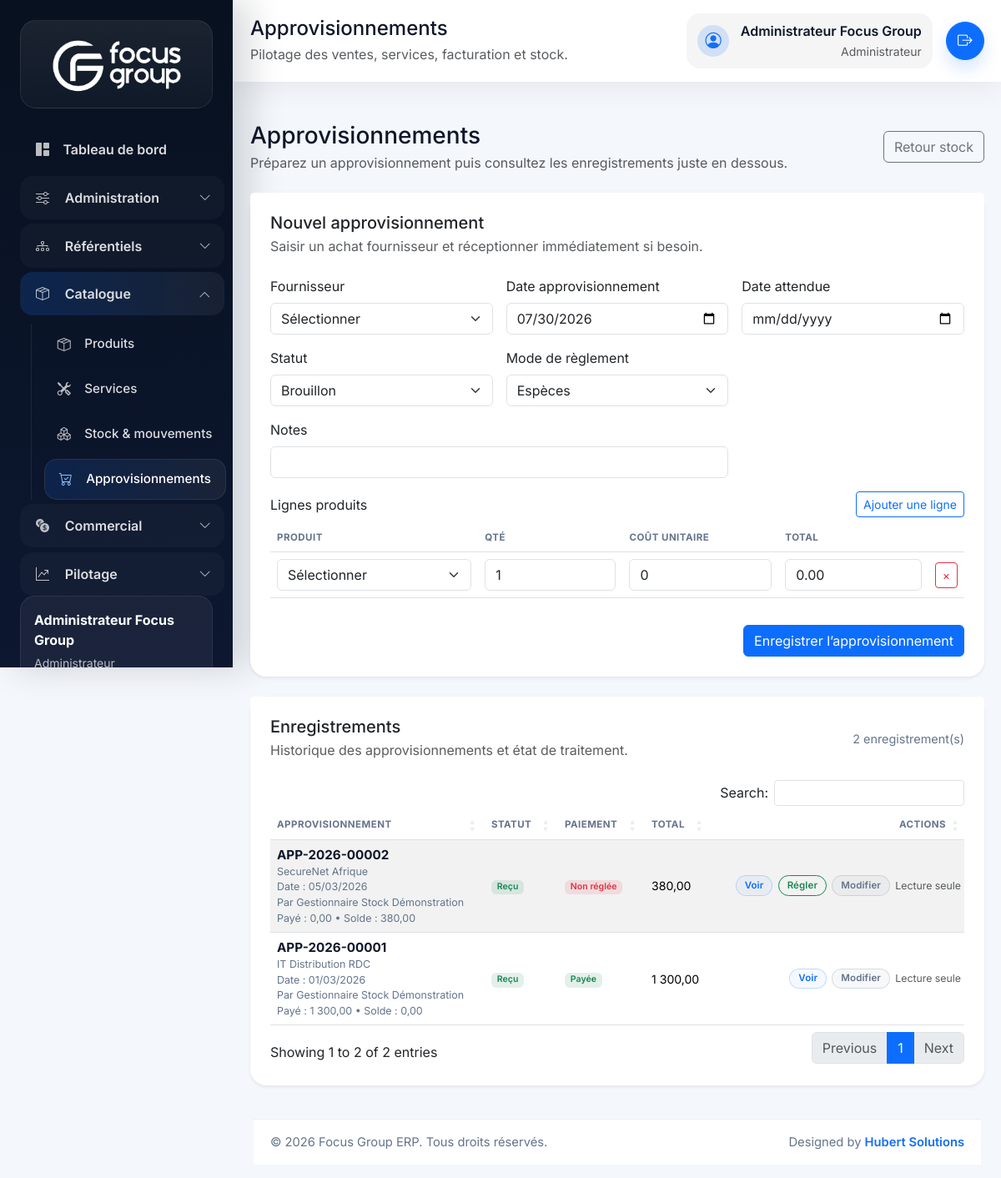
Page /index.php/procurements (signed in) on the committed database.
### tables this page shows
CREATE TABLE procurements (
    id BIGINT UNSIGNED AUTO_INCREMENT PRIMARY KEY,
    supplier_id BIGINT UNSIGNED NOT NULL,
    user_id BIGINT UNSIGNED NOT NULL,
    procurement_number VARCHAR(30) NOT NULL UNIQUE,
    procurement_date DATE NOT NULL,
    expected_date DATE NULL,
    received_date DATE NULL,
    status ENUM('draft', 'ordered', 'received', 'cancelled') NOT NULL DEFAULT 'draft',
    payment_method ENUM('cash', 'mobile_money', 'bank_transfer', 'card', 'cheque', 'other', 'credit') NOT NULL DEFAULT 'cash',
    payment_status ENUM('unpaid', 'partial_paid', 'paid') NOT NULL DEFAULT 'paid',
    amount_paid DECIMAL(18,2) NOT NULL DEFAULT 0,
    balance_due DECIMAL(18,2) NOT NULL DEFAULT 0,
    settled_at DATETIME NULL,
    subtotal DECIMAL(18,2) NOT NULL DEFAULT 0,
    discount_amount DECIMAL(18,2) NOT NULL DEFAULT 0,
    tax_amount DECIMAL(18,2) NOT NULL DEFAULT 0,
    grand_total DECIMAL(18,2) NOT NULL DEFAULT 0,
    notes TEXT NULL,
    deleted_at DATETIME NULL,
    created_at DATETIME NOT NULL DEFAULT CURRENT_TIMESTAMP,
    updated_at DATETIME NOT NULL DEFAULT CURRENT_TIMESTAMP ON UPDATE CURRENT_TIMESTAMP,
    CONSTRAINT fk_procurements_supplier FOREIGN KEY (supplier_id) REFERENCES suppliers(id),
    CONSTRAINT fk_procurements_user FOREIGN KEY (user_id) REFERENCES users(id)
);

CREATE TABLE suppliers (
    id BIGINT UNSIGNED AUTO_INCREMENT PRIMARY KEY,
    supplier_code VARCHAR(30) NOT NULL UNIQUE,
    company_name VARCHAR(150) NOT NULL,
    contact_name VARCHAR(150) NULL,
    phone VARCHAR(30) NULL,
    email VARCHAR(150) NULL,
    address TEXT NULL,
    city VARCHAR(100) NULL,
    notes TEXT NULL,
    is_active TINYINT(1) NOT NULL DEFAULT 1,
    deleted_at DATETIME NULL,
    created_at DATETIME NOT NULL DEFAULT CURRENT_TIMESTAMP,
    updated_at DATETIME NOT NULL DEFAULT CURRENT_TIMESTAMP ON UPDATE CURRENT_TIMESTAMP
);

CREATE TABLE users (
    id BIGINT UNSIGNED AUTO_INCREMENT PRIMARY KEY,
    role_id BIGINT UNSIGNED NOT NULL,
    shop_id BIGINT UNSIGNED NULL,
    full_name VARCHAR(150) NOT NULL,
    email VARCHAR(150) NOT NULL UNIQUE,
    phone VARCHAR(30) NULL,
    password VARCHAR(255) NOT NULL,
    avatar VARCHAR(255) NULL,
    is_active TINYINT(1) NOT NULL DEFAULT 1,
    last_login_at DATETIME NULL,
    deleted_at DATETIME NULL,
    created_at DATETIME NOT NULL DEFAULT CURRENT_TIMESTAMP,
    updated_at DATETIME NOT NULL DEFAULT CURRENT_TIMESTAMP ON UPDATE CURRENT_TIMESTAMP,
    CONSTRAINT fk_users_role FOREIGN KEY (role_id) REFERENCES roles(id),
    CONSTRAINT fk_users_shop FOREIGN KEY (shop_id) REFERENCES shops(id)
);

### app/Core/Controller.php (called while the page is built, shortened)
<?php
class Controller
{
    public function render(string $view, array $data = [], string $layout = 'app'): void
    {
        extract($data, EXTR_SKIP);
        $viewFile = view_path($view);
        require $viewFile;
    }
}

### app/Controllers/ProcurementController.php (called while the page is built, shortened)
<?php
final class ProcurementController extends Controller
{
    public function index(): void
    {
        $this->renderForm(null);
    }
    private function renderForm(?array $procurement): void
    {
        $procurementModel = new Procurement();
        $this->render('procurements.form', [
            'pageTitle' => $procurement ? 'Modifier un approvisionnement' : 'Approvisionnements',
            'procurement' => $procurement,
            'procurementItems' => $procurement ? $procurementModel->items((int) $procurement['id']) : [],
            'procurements' => $procurementModel->all(),
            'suppliers' => (new Supplier())->options(),
            'products' => (new Product())->options(),
            'formAction' => url($procurement ? '/procurements/update' : '/procurements/store'),
        ]);
    }
}

### app/Core/Router.php (called while the page is built, shortened)
<?php
final class Router
{
    private array $routes = [];
    private function addRoute(string $method, string $uri, array $action, array $middleware = []): void
    {
        $this->routes[$method][$this->normalizePath($uri)] = [
            'action' => $action,
            'middleware' => $middleware,
        ];
    }
    public function dispatch(string $method, string $uri): void
    {
        $path = $this->normalizeRequestUri($uri);
        $route = $this->routes[$method][$path] ?? null;
        try {
            [$controllerClass, $controllerMethod] = $route['action'];
            $controller = new $controllerClass();
            $controller->{$controllerMethod}();
        } catch (Throwable $throwable) {
            http_response_code(500);
            $this->renderError(500, 'Erreur interne', $throwable->getMessage());
        }
    }
    private function normalizeRequestUri(string $uri): string
    {
        $path = parse_url($uri, PHP_URL_PATH) ?: '/';
        if ($path === '/index.php') {
            $path = '/';
        } elseif (str_starts_with($path, '/index.php/')) {
            $path = substr($path, strlen('/index.php')) ?: '/';
        }
        return $this->normalizePath($path);
    }
    private function normalizePath(string $path): string
    {
        $path = '/' . trim($path, '/');
        return $path === '//' ? '/' : (rtrim($path, '/') ?: '/');
    }
}

### index.php (called while the page is built, shortened)
<?php
$appConfig = require __DIR__ . '/config/app.php';
require __DIR__ . '/app/Helpers/functions.php';
$router = new Router();
$router->dispatch($_SERVER['REQUEST_METHOD'] ?? 'GET', $_SERVER['REQUEST_URI'] ?? '/');

### app/Helpers/functions.php (called while the page is built, shortened)
<?php
if (!function_exists('config')) {
    function config(?string $key = null, mixed $default = null): mixed
    {
        $config = $GLOBALS['config'] ?? [];
        $segments = explode('.', $key);
        $value = $config;
        foreach ($segments as $segment) {
            $value = $value[$segment];
        }
        return $value;
    }
}
if (!function_exists('url')) {
    function url(string $path = ''): string
    {
        $baseUrl = rtrim((string) config('app.base_url', ''), '/');
        $path = '/' . ltrim($path, '/');
        $routePrefix = rtrim((string) config('app.route_prefix', ''), '/');
        if (str_starts_with($path, '/public/')) {
            return ($baseUrl === '' ? '' : $baseUrl) . $path;
        }
        $prefix = $routePrefix === '' ? '' : $routePrefix;
        return ($baseUrl === '' ? '' : $baseUrl) . $prefix . $path;
    }
}
if (!function_exists('e')) {
    function e(?string $value): string
    {
        return htmlspecialchars((string) $value, ENT_QUOTES, 'UTF-8');
    }
}
if (!function_exists('status_badge_class')) {
    function status_badge_class(?string $status): string
    {
        return match (strtolower(trim((string) $status))) {
            'draft' => 'badge-status badge-status-draft',
            'validated', 'approved', 'received', 'paid', 'active' => 'badge-status badge-status-success',
            'partial_paid', 'sent', 'ordered' => 'badge-status badge-status-warning',
            'unpaid' => 'badge-status badge-status-danger',
            'cancelled', 'inactive' => 'badge-status badge-status-danger',
            'converted' => 'badge-status badge-status-primary',
            default => 'badge-status badge-status-default',
        };
    }
}
if (!function_exists('status_label')) {
    function status_label(?string $status): string
    {
        return match (strtolower(trim((string) $status))) {
            'draft' => 'Brouillon',
            'validated' => 'Validée',
            'partial_paid' => 'Partiellement payée',
            'unpaid' => 'Non réglée',
            'paid' => 'Payée',
            'cancelled' => 'Annulée',
            'sent' => 'Envoyé',
            'approved' => 'Approuvé',
            'converted' => 'Converti',
            'ordered' => 'Commandé',
            'received' => 'Reçu',
            'active' => 'Actif',
            'inactive' => 'Inactif',
            default => ucfirst(str_replace('_', ' ', trim((string) $status))),
        };
    }
}
if (!function_exists('user_has_role')) {
    function user_has_role(array|string $roles): bool
    {
        return Auth::hasRole($roles);
    }
}
if (!function_exists('user_is_admin')) {
    function user_is_admin(): bool
    {
        return user_has_role('administrateur');
    }
}

### app/Models/Procurement.php (called while the page is built, shortened)
<?php
final class Procurement extends Model
{
    public function all(): array
    {
        $sql = 'SELECT pr.*, s.company_name AS supplier_name, u.full_name AS user_name
                FROM procurements pr
                INNER JOIN suppliers s ON s.id = pr.supplier_id
                INNER JOIN users u ON u.id = pr.user_id
                WHERE pr.deleted_at IS NULL
                ORDER BY pr.id DESC';
        return $this->db->query($sql)->fetchAll();
    }
}

### app/Core/Session.php (called while the page is built, shortened)
<?php
final class Session
{
    public static function get(string $key, mixed $default = null): mixed
    {
        $segments = explode('.', $key);
        $value = $_SESSION;
        foreach ($segments as $segment) {
            if (!is_array($value) || !array_key_exists($segment, $value)) {
                return $default;
            }
            $value = $value[$segment];
        }
        return $value;
    }
}

### app/Core/Auth.php (called while the page is built, shortened)
<?php
final class Auth
{
    public static function user(): ?array
    {
        $user = Session::get('auth.user');
        return is_array($user) ? $user : null;
    }
    public static function hasRole(array|string $roles): bool
    {
        $roles = (array) $roles;
        $currentRole = self::user()['role_code'] ?? null;
        return $currentRole !== null && in_array($currentRole, $roles, true);
    }
}

### app/Views/procurements/_table.php (the view, shortened to what this page needs)
<div class="card border-0 shadow-sm h-100">
    <div class="card-header bg-white border-0 pt-4 px-4 d-flex justify-content-between align-items-center">
        <div>
            <h3 class="h5 mb-1">Enregistrements</h3>
            <p class="text-muted mb-0">Historique des approvisionnements et état de traitement.</p>
        </div>
        <span class="muted-label"><?= e((string) count($procurements)); ?> enregistrement(s)</span>
    </div>
    <div class="card-body px-4 pb-4">
        <div class="table-responsive">
            <table class="table table-striped align-middle js-datatable">
                <thead>
                    <tr>
                        <th>Approvisionnement</th>
                        <th>Statut</th>
                        <th data-mobile-hidden="true">Paiement</th>
                        <th data-mobile-hidden="true">Total</th>
                        <th class="text-end">Actions</th>
                    </tr>
                </thead>
                <tbody>
                    <?php foreach ($procurements as $procurement): ?>
                        <?php $canDelete = user_is_admin() && !in_array($procurement['status'], ['received', 'cancelled'], true); ?>
                        <?php $canPayDebt = (float) ($procurement['balance_due'] ?? 0) > 0; ?>
                        <tr>
                            <td>
                                <div class="table-cell-stack">
                                    <div class="table-cell-main"><?= e($procurement['procurement_number']); ?></div>
                                    <div class="table-cell-meta"><?= e($procurement['supplier_name']); ?></div>
                                    <div class="table-cell-meta">Date : <?= e(date('d/m/Y', strtotime((string) $procurement['procurement_date']))); ?></div>
                                    <div class="table-cell-meta">Par <?= e($procurement['user_name']); ?></div>
                                    <div class="table-cell-meta">Payé : <?= e(number_format((float) ($procurement['amount_paid'] ?? 0), 2, ',', ' ')); ?> • Solde : <?= e(number_format((float) ($procurement['balance_due'] ?? 0), 2, ',', ' ')); ?></div>
                                </div>
                            </td>
                            <td><span class="badge <?= e(status_badge_class($procurement['status'])); ?>"><?= e(status_label($procurement['status'])); ?></span></td>
                            <td><span class="badge <?= e(status_badge_class($procurement['payment_status'] ?? 'paid')); ?>"><?= e(status_label($procurement['payment_status'] ?? 'paid')); ?></span></td>
                            <td><?= e(number_format((float) $procurement['grand_total'], 2, ',', ' ')); ?></td>
                            <td class="text-end">
                                <div class="table-actions justify-content-end">
                                    <a href="<?= e(url('/procurements/show?id=' . $procurement['id'])); ?>" class="btn btn-sm btn-outline-primary table-action-btn">Voir</a>
                                    <?php if ($canPayDebt): ?>
                                        <button
                                            type="button"
                                            class="btn btn-sm btn-outline-success table-action-btn js-open-procurement-payment-modal"
                                            data-bs-toggle="modal"
                                            data-bs-target="#procurementPaymentModal"
                                            data-procurement-id="<?= e((string) $procurement['id']); ?>"
                                            data-procurement-number="<?= e($procurement['procurement_number']); ?>"
                                            data-supplier-name="<?= e($procurement['supplier_name']); ?>"
                                            data-balance-due="<?= e(number_format((float) ($procurement['balance_due'] ?? 0), 2, '.', '')); ?>"
                                            data-balance-label="<?= e(number_format((float) ($procurement['balance_due'] ?? 0), 2, ',', ' ')); ?>">
                                            Régler
                                        </button>
                                    <?php endif; ?>
                                    <?php if (user_is_admin()): ?>
                                        <a href="<?= e(url('/procurements/edit?id=' . $procurement['id'])); ?>" class="btn btn-sm btn-outline-secondary table-action-btn">Modifier</a>
                                    <?php endif; ?>
                                    <?php if ($canDelete): ?>
                                        <form method="post" action="<?= e(url('/procurements/delete')); ?>" onsubmit="return confirm('Supprimer cet approvisionnement ?');">
                                            <?= csrf_field(); ?>
                                            <input type="hidden" name="id" value="<?= e((string) $procurement['id']); ?>">
                                            <button type="submit" class="btn btn-sm btn-outline-danger table-action-btn">Supprimer</button>
                                        </form>
                                    <?php else: ?>
                                        <span class="text-muted small">Lecture seule</span>
                                    <?php endif; ?>
                                </div>
                            </td>
                        </tr>
                    <?php endforeach; ?>
                </tbody>
            </table>
        </div>
    </div>
</div>

### rows in the picture
procurements: procurement_number "APP-2026-00002", supplier.company_name "SecureNet Afrique", procurement_date "05/03/2026", user.full_name "Gestionnaire Stock Démonstration", amount_paid "0,00", balance_due "380,00", status "Reçu", payment_status "Non réglée", grand_total "380,00", shows "Lecture seule"
procurements: procurement_number "APP-2026-00001", supplier.company_name "IT Distribution RDC", procurement_date "01/03/2026", user.full_name "Gestionnaire Stock Démonstration", amount_paid "1 300,00", balance_due "0,00", status "Reçu", payment_status "Payée", grand_total "1 300,00", shows "Lecture seule"

### other values in the picture
$currentUser['full_name'] "Administrateur Focus Group"
$currentUser['role_name'] "Administrateur"
$pageTitle "Approvisionnements"
app_scope_description() "Pilotage des ventes, services, facturation et stock."
count($procurements) "2"
config('app.name') "Focus Group ERP"
